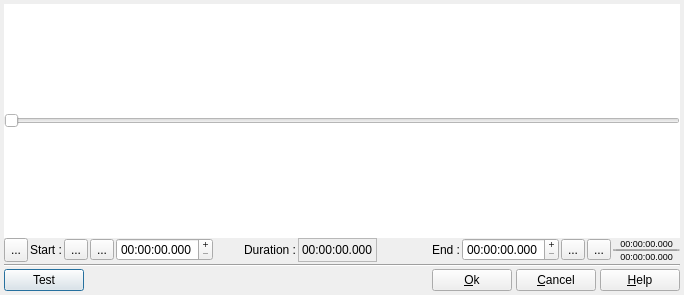
<?xml version="1.0" encoding="UTF-8"?>
<ui version="4.0">
 <class>DlgEditMusic</class>
 <widget class="QDialog" name="DlgEditMusic">
  <property name="geometry">
   <rect>
    <x>0</x>
    <y>0</y>
    <width>684</width>
    <height>295</height>
   </rect>
  </property>
  <property name="windowTitle">
   <string>Edit music file</string>
  </property>
  <layout class="QVBoxLayout" name="verticalLayout">
   <property name="spacing">
    <number>2</number>
   </property>
   <property name="leftMargin">
    <number>4</number>
   </property>
   <property name="topMargin">
    <number>4</number>
   </property>
   <property name="rightMargin">
    <number>4</number>
   </property>
   <property name="bottomMargin">
    <number>4</number>
   </property>
   <item>
    <layout class="QVBoxLayout" name="verticalLayout_3">
     <property name="spacing">
      <number>0</number>
     </property>
     <property name="leftMargin">
      <number>0</number>
     </property>
     <property name="topMargin">
      <number>0</number>
     </property>
     <property name="rightMargin">
      <number>0</number>
     </property>
     <property name="bottomMargin">
      <number>0</number>
     </property>
     <item>
      <widget class="QCustomRuler" name="CustomRuler">
       <property name="sizePolicy">
        <sizepolicy hsizetype="Expanding" vsizetype="Expanding">
         <horstretch>0</horstretch>
         <verstretch>0</verstretch>
        </sizepolicy>
       </property>
       <property name="styleSheet">
        <string notr="true">QSlider {
background: white;
}</string>
       </property>
       <property name="maximum">
        <number>99</number>
       </property>
       <property name="orientation">
        <enum>Qt::Horizontal</enum>
       </property>
      </widget>
     </item>
     <item>
      <layout class="QHBoxLayout" name="horizontalLayout_5">
       <property name="spacing">
        <number>2</number>
       </property>
       <property name="leftMargin">
        <number>0</number>
       </property>
       <property name="topMargin">
        <number>0</number>
       </property>
       <property name="rightMargin">
        <number>0</number>
       </property>
       <property name="bottomMargin">
        <number>0</number>
       </property>
       <item>
        <widget class="QToolButton" name="VideoPlayerPlayPauseBT">
         <property name="sizePolicy">
          <sizepolicy hsizetype="Preferred" vsizetype="Preferred">
           <horstretch>0</horstretch>
           <verstretch>0</verstretch>
          </sizepolicy>
         </property>
         <property name="toolTip">
          <string extracomment="Tooltip in dialog box">Click to start play, click again to pause the music</string>
         </property>
         <property name="text">
          <string notr="true">...</string>
         </property>
         <property name="icon">
          <iconset resource="../RSCffDiaporama.qrc">
           <normaloff>:/img/player_play.png</normaloff>:/img/player_play.png</iconset>
         </property>
         <property name="iconSize">
          <size>
           <width>24</width>
           <height>24</height>
          </size>
         </property>
        </widget>
       </item>
       <item>
        <widget class="QLabel" name="label_17">
         <property name="text">
          <string>Start :</string>
         </property>
        </widget>
       </item>
       <item>
        <widget class="QToolButton" name="SeekLeftBt">
         <property name="toolTip">
          <string extracomment="Tooltip in dialog box">Move to start position</string>
         </property>
         <property name="text">
          <string notr="true">...</string>
         </property>
         <property name="icon">
          <iconset resource="../RSCffDiaporama.qrc">
           <normaloff>:/img/player_rew.png</normaloff>:/img/player_rew.png</iconset>
         </property>
        </widget>
       </item>
       <item>
        <widget class="QToolButton" name="DefStartPosBT">
         <property name="toolTip">
          <string extracomment="Tooltip in dialog box">Use current position as start position</string>
         </property>
         <property name="text">
          <string notr="true">...</string>
         </property>
         <property name="icon">
          <iconset resource="../RSCffDiaporama.qrc">
           <normaloff>:/img/PosStart.png</normaloff>:/img/PosStart.png</iconset>
         </property>
        </widget>
       </item>
       <item>
        <widget class="cQDateTimeEdit" name="StartPosEd">
         <property name="sizePolicy">
          <sizepolicy hsizetype="Preferred" vsizetype="Fixed">
           <horstretch>0</horstretch>
           <verstretch>0</verstretch>
          </sizepolicy>
         </property>
         <property name="toolTip">
          <string extracomment="Tooltip in dialog box">Define the start position to use</string>
         </property>
         <property name="buttonSymbols">
          <enum>QAbstractSpinBox::PlusMinus</enum>
         </property>
         <property name="specialValueText">
          <string notr="true"/>
         </property>
         <property name="displayFormat">
          <string notr="true">HH:mm:ss.zzz</string>
         </property>
        </widget>
       </item>
       <item>
        <widget class="QLabel" name="label_21">
         <property name="sizePolicy">
          <sizepolicy hsizetype="Expanding" vsizetype="Preferred">
           <horstretch>0</horstretch>
           <verstretch>0</verstretch>
          </sizepolicy>
         </property>
         <property name="text">
          <string>Duration :</string>
         </property>
         <property name="alignment">
          <set>Qt::AlignRight|Qt::AlignTrailing|Qt::AlignVCenter</set>
         </property>
        </widget>
       </item>
       <item>
        <widget class="QLabel" name="ActualDuration">
         <property name="frameShape">
          <enum>QFrame::StyledPanel</enum>
         </property>
         <property name="text">
          <string notr="true">00:00:00.000</string>
         </property>
        </widget>
       </item>
       <item>
        <widget class="QLabel" name="label_19">
         <property name="sizePolicy">
          <sizepolicy hsizetype="Expanding" vsizetype="Preferred">
           <horstretch>0</horstretch>
           <verstretch>0</verstretch>
          </sizepolicy>
         </property>
         <property name="text">
          <string>End :</string>
         </property>
         <property name="alignment">
          <set>Qt::AlignRight|Qt::AlignTrailing|Qt::AlignVCenter</set>
         </property>
        </widget>
       </item>
       <item>
        <widget class="cQDateTimeEdit" name="EndPosEd">
         <property name="sizePolicy">
          <sizepolicy hsizetype="Preferred" vsizetype="Fixed">
           <horstretch>0</horstretch>
           <verstretch>0</verstretch>
          </sizepolicy>
         </property>
         <property name="toolTip">
          <string extracomment="Tooltip in dialog box">Define the end position to use</string>
         </property>
         <property name="buttonSymbols">
          <enum>QAbstractSpinBox::PlusMinus</enum>
         </property>
         <property name="specialValueText">
          <string notr="true"/>
         </property>
         <property name="currentSection">
          <enum>QDateTimeEdit::HourSection</enum>
         </property>
         <property name="displayFormat">
          <string notr="true">HH:mm:ss.zzz</string>
         </property>
        </widget>
       </item>
       <item>
        <widget class="QToolButton" name="DefEndPosBT">
         <property name="toolTip">
          <string extracomment="Tooltip in dialog box">Use current position as end position</string>
         </property>
         <property name="text">
          <string notr="true">...</string>
         </property>
         <property name="icon">
          <iconset resource="../RSCffDiaporama.qrc">
           <normaloff>:/img/PosEnd.png</normaloff>:/img/PosEnd.png</iconset>
         </property>
        </widget>
       </item>
       <item>
        <widget class="QToolButton" name="SeekRightBt">
         <property name="toolTip">
          <string extracomment="Tooltip in dialog box">Move to end position</string>
         </property>
         <property name="text">
          <string notr="true">...</string>
         </property>
         <property name="icon">
          <iconset resource="../RSCffDiaporama.qrc">
           <normaloff>:/img/player_fwd.png</normaloff>:/img/player_fwd.png</iconset>
         </property>
        </widget>
       </item>
       <item>
        <layout class="QVBoxLayout" name="verticalLayout_2">
         <property name="spacing">
          <number>0</number>
         </property>
         <property name="leftMargin">
          <number>0</number>
         </property>
         <property name="topMargin">
          <number>0</number>
         </property>
         <property name="rightMargin">
          <number>0</number>
         </property>
         <property name="bottomMargin">
          <number>0</number>
         </property>
         <item>
          <widget class="QLabel" name="Position">
           <property name="sizePolicy">
            <sizepolicy hsizetype="Preferred" vsizetype="Preferred">
             <horstretch>0</horstretch>
             <verstretch>0</verstretch>
            </sizepolicy>
           </property>
           <property name="font">
            <font>
             <pointsize>7</pointsize>
            </font>
           </property>
           <property name="frameShape">
            <enum>QFrame::NoFrame</enum>
           </property>
           <property name="frameShadow">
            <enum>QFrame::Sunken</enum>
           </property>
           <property name="lineWidth">
            <number>0</number>
           </property>
           <property name="text">
            <string notr="true">00:00:00.000</string>
           </property>
           <property name="alignment">
            <set>Qt::AlignCenter</set>
           </property>
          </widget>
         </item>
         <item>
          <widget class="QProgressBar" name="BufferState">
           <property name="sizePolicy">
            <sizepolicy hsizetype="Preferred" vsizetype="Fixed">
             <horstretch>0</horstretch>
             <verstretch>0</verstretch>
            </sizepolicy>
           </property>
           <property name="minimumSize">
            <size>
             <width>0</width>
             <height>2</height>
            </size>
           </property>
           <property name="maximumSize">
            <size>
             <width>16777215</width>
             <height>2</height>
            </size>
           </property>
           <property name="font">
            <font>
             <family>Tahoma</family>
             <pointsize>1</pointsize>
             <weight>75</weight>
             <bold>true</bold>
            </font>
           </property>
           <property name="maximum">
            <number>5</number>
           </property>
           <property name="value">
            <number>0</number>
           </property>
           <property name="textVisible">
            <bool>false</bool>
           </property>
           <property name="format">
            <string notr="true"/>
           </property>
          </widget>
         </item>
         <item>
          <widget class="QLabel" name="Duration">
           <property name="sizePolicy">
            <sizepolicy hsizetype="Preferred" vsizetype="Preferred">
             <horstretch>0</horstretch>
             <verstretch>0</verstretch>
            </sizepolicy>
           </property>
           <property name="font">
            <font>
             <pointsize>7</pointsize>
            </font>
           </property>
           <property name="frameShadow">
            <enum>QFrame::Sunken</enum>
           </property>
           <property name="lineWidth">
            <number>0</number>
           </property>
           <property name="text">
            <string notr="true">00:00:00.000</string>
           </property>
           <property name="alignment">
            <set>Qt::AlignCenter</set>
           </property>
          </widget>
         </item>
        </layout>
       </item>
      </layout>
     </item>
    </layout>
   </item>
   <item>
    <widget class="Line" name="line">
     <property name="orientation">
      <enum>Qt::Horizontal</enum>
     </property>
    </widget>
   </item>
   <item>
    <layout class="QHBoxLayout" name="horizontalLayout_2">
     <property name="spacing">
      <number>4</number>
     </property>
     <item>
      <widget class="QPushButton" name="pbTest">
       <property name="text">
        <string>Test</string>
       </property>
      </widget>
     </item>
     <item>
      <spacer name="horizontalSpacer_2">
       <property name="orientation">
        <enum>Qt::Horizontal</enum>
       </property>
       <property name="sizeHint" stdset="0">
        <size>
         <width>40</width>
         <height>20</height>
        </size>
       </property>
      </spacer>
     </item>
     <item>
      <widget class="QPushButton" name="OKBT">
       <property name="toolTip">
        <string>Accept modification and exit dialog box</string>
       </property>
       <property name="text">
        <string>&amp;Ok</string>
       </property>
       <property name="icon">
        <iconset resource="../RSCffDiaporama.qrc">
         <normaloff>:/img/action_ok.png</normaloff>:/img/action_ok.png</iconset>
       </property>
      </widget>
     </item>
     <item>
      <widget class="QPushButton" name="CancelBt">
       <property name="toolTip">
        <string>Cancel modification and exit dialog box</string>
       </property>
       <property name="text">
        <string>&amp;Cancel</string>
       </property>
       <property name="icon">
        <iconset resource="../RSCffDiaporama.qrc">
         <normaloff>:/img/action_cancel.png</normaloff>:/img/action_cancel.png</iconset>
       </property>
      </widget>
     </item>
     <item>
      <widget class="QPushButton" name="HelpBt">
       <property name="toolTip">
        <string>Show help about this dialogue box</string>
       </property>
       <property name="text">
        <string>&amp;Help</string>
       </property>
       <property name="icon">
        <iconset resource="../RSCffDiaporama.qrc">
         <normaloff>:/img/help.png</normaloff>:/img/help.png</iconset>
       </property>
      </widget>
     </item>
    </layout>
   </item>
  </layout>
 </widget>
 <customwidgets>
  <customwidget>
   <class>QCustomRuler</class>
   <extends>QSlider</extends>
   <header>CustomCtrl/QCustomRuler.h</header>
  </customwidget>
  <customwidget>
   <class>cQDateTimeEdit</class>
   <extends>QDateTimeEdit</extends>
   <header>CustomCtrl/cQDateTimeEdit.h</header>
  </customwidget>
 </customwidgets>
 <resources>
  <include location="../RSCffDiaporama.qrc"/>
 </resources>
 <connections/>
</ui>
